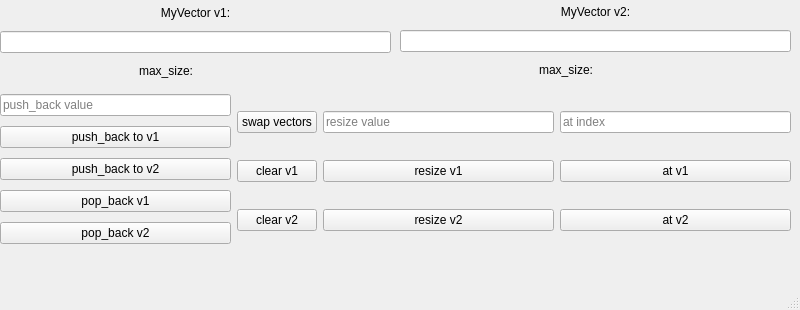
<?xml version="1.0" encoding="UTF-8"?>
<ui version="4.0">
 <class>MainWindow</class>
 <widget class="QMainWindow" name="MainWindow">
  <property name="geometry">
   <rect>
    <x>0</x>
    <y>0</y>
    <width>800</width>
    <height>310</height>
   </rect>
  </property>
  <property name="minimumSize">
   <size>
    <width>800</width>
    <height>310</height>
   </size>
  </property>
  <property name="maximumSize">
   <size>
    <width>800</width>
    <height>310</height>
   </size>
  </property>
  <property name="windowTitle">
   <string>MainWindow</string>
  </property>
  <widget class="QWidget" name="centralwidget">
   <widget class="QWidget" name="verticalLayoutWidget_2">
    <property name="geometry">
     <rect>
      <x>0</x>
      <y>0</y>
      <width>391</width>
      <height>83</height>
     </rect>
    </property>
    <layout class="QVBoxLayout" name="verticalLayout_2">
     <item>
      <widget class="QLabel" name="v1Label">
       <property name="text">
        <string>MyVector&lt;int&gt; v1:</string>
       </property>
       <property name="alignment">
        <set>Qt::AlignCenter</set>
       </property>
      </widget>
     </item>
     <item>
      <widget class="QLineEdit" name="v1Elements">
       <property name="alignment">
        <set>Qt::AlignCenter</set>
       </property>
       <property name="readOnly">
        <bool>true</bool>
       </property>
      </widget>
     </item>
     <item>
      <layout class="QHBoxLayout" name="horizontalLayout">
       <item>
        <widget class="QLabel" name="v1maxLabel">
         <property name="text">
          <string>max_size:</string>
         </property>
         <property name="alignment">
          <set>Qt::AlignRight|Qt::AlignTrailing|Qt::AlignVCenter</set>
         </property>
        </widget>
       </item>
       <item>
        <widget class="QLabel" name="v1MaxSize">
         <property name="text">
          <string/>
         </property>
        </widget>
       </item>
      </layout>
     </item>
    </layout>
   </widget>
   <widget class="QWidget" name="verticalLayoutWidget_3">
    <property name="geometry">
     <rect>
      <x>400</x>
      <y>0</y>
      <width>391</width>
      <height>81</height>
     </rect>
    </property>
    <layout class="QVBoxLayout" name="verticalLayout_3">
     <item>
      <widget class="QLabel" name="v2Label">
       <property name="text">
        <string>MyVector&lt;int&gt; v2:</string>
       </property>
       <property name="alignment">
        <set>Qt::AlignCenter</set>
       </property>
      </widget>
     </item>
     <item>
      <widget class="QLineEdit" name="v2Elements">
       <property name="alignment">
        <set>Qt::AlignCenter</set>
       </property>
       <property name="readOnly">
        <bool>true</bool>
       </property>
      </widget>
     </item>
     <item>
      <layout class="QHBoxLayout" name="horizontalLayout_2">
       <item>
        <widget class="QLabel" name="v2MaxLabel">
         <property name="text">
          <string>max_size:</string>
         </property>
         <property name="alignment">
          <set>Qt::AlignRight|Qt::AlignTrailing|Qt::AlignVCenter</set>
         </property>
        </widget>
       </item>
       <item>
        <widget class="QLabel" name="v2MaxSize">
         <property name="text">
          <string/>
         </property>
        </widget>
       </item>
      </layout>
     </item>
    </layout>
   </widget>
   <widget class="QWidget" name="horizontalLayoutWidget_3">
    <property name="geometry">
     <rect>
      <x>0</x>
      <y>90</y>
      <width>791</width>
      <height>162</height>
     </rect>
    </property>
    <layout class="QHBoxLayout" name="horizontalLayout_3">
     <item>
      <layout class="QVBoxLayout" name="verticalLayout">
       <item>
        <widget class="QLineEdit" name="pushValue">
         <property name="placeholderText">
          <string>push_back value</string>
         </property>
        </widget>
       </item>
       <item>
        <widget class="QPushButton" name="v1Push">
         <property name="text">
          <string>push_back to v1</string>
         </property>
        </widget>
       </item>
       <item>
        <widget class="QPushButton" name="v2Push">
         <property name="text">
          <string>push_back to v2</string>
         </property>
        </widget>
       </item>
       <item>
        <widget class="QPushButton" name="v1Pop">
         <property name="text">
          <string>pop_back v1</string>
         </property>
        </widget>
       </item>
       <item>
        <widget class="QPushButton" name="v2Pop">
         <property name="text">
          <string>pop_back v2</string>
         </property>
        </widget>
       </item>
      </layout>
     </item>
     <item>
      <layout class="QVBoxLayout" name="verticalLayout_4">
       <item>
        <widget class="QPushButton" name="swapVec">
         <property name="text">
          <string>swap vectors</string>
         </property>
        </widget>
       </item>
       <item>
        <widget class="QPushButton" name="v1Clear">
         <property name="text">
          <string>clear v1</string>
         </property>
        </widget>
       </item>
       <item>
        <widget class="QPushButton" name="v2Clear">
         <property name="text">
          <string>clear v2</string>
         </property>
        </widget>
       </item>
      </layout>
     </item>
     <item>
      <layout class="QVBoxLayout" name="verticalLayout_5">
       <item>
        <widget class="QLineEdit" name="resizeValue">
         <property name="placeholderText">
          <string>resize value</string>
         </property>
        </widget>
       </item>
       <item>
        <widget class="QPushButton" name="v1Resize">
         <property name="text">
          <string>resize v1</string>
         </property>
        </widget>
       </item>
       <item>
        <widget class="QPushButton" name="v2Resize">
         <property name="text">
          <string>resize v2</string>
         </property>
        </widget>
       </item>
      </layout>
     </item>
     <item>
      <layout class="QVBoxLayout" name="verticalLayout_6">
       <item>
        <widget class="QLineEdit" name="atValue">
         <property name="placeholderText">
          <string>at index</string>
         </property>
        </widget>
       </item>
       <item>
        <widget class="QPushButton" name="v1At">
         <property name="text">
          <string>at v1</string>
         </property>
        </widget>
       </item>
       <item>
        <widget class="QPushButton" name="v2At">
         <property name="text">
          <string>at v2</string>
         </property>
        </widget>
       </item>
      </layout>
     </item>
    </layout>
   </widget>
  </widget>
  <widget class="QMenuBar" name="menubar">
   <property name="geometry">
    <rect>
     <x>0</x>
     <y>0</y>
     <width>800</width>
     <height>24</height>
    </rect>
   </property>
  </widget>
  <widget class="QStatusBar" name="statusbar"/>
 </widget>
 <resources/>
 <connections/>
</ui>
